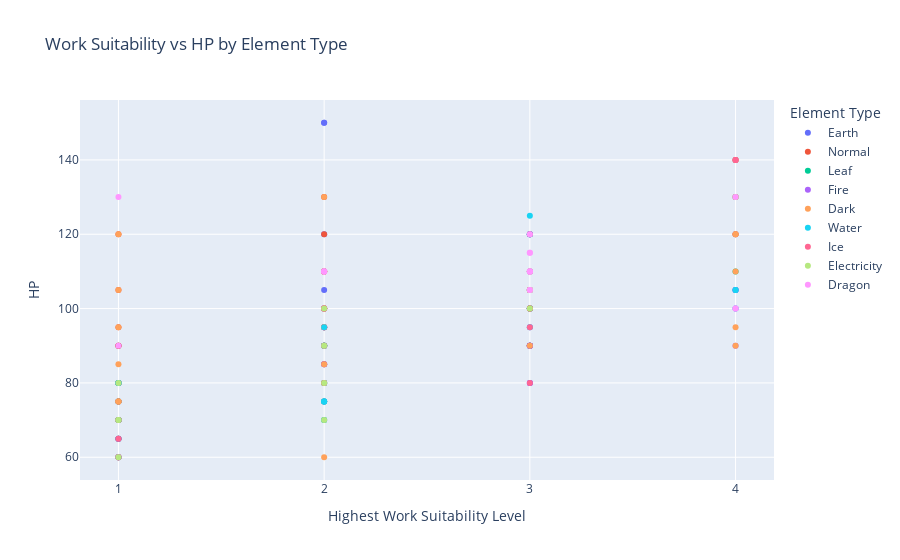
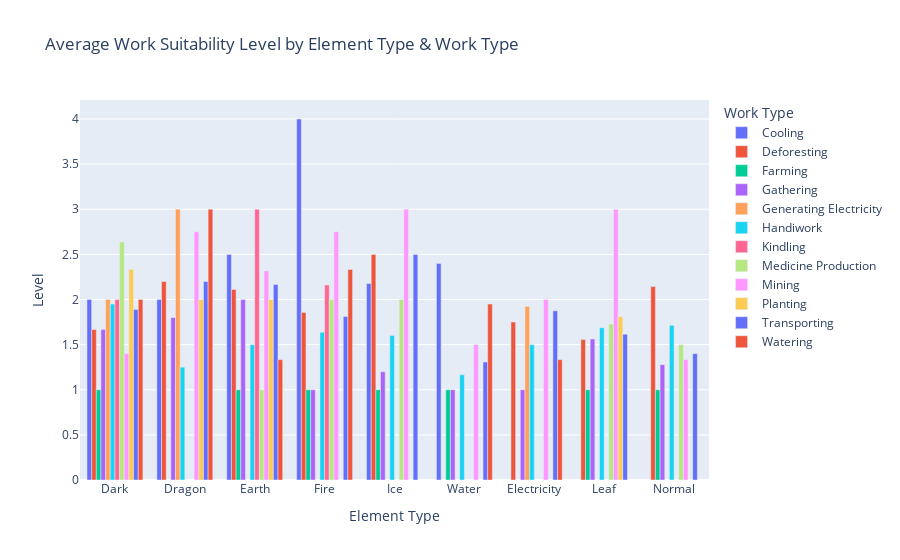
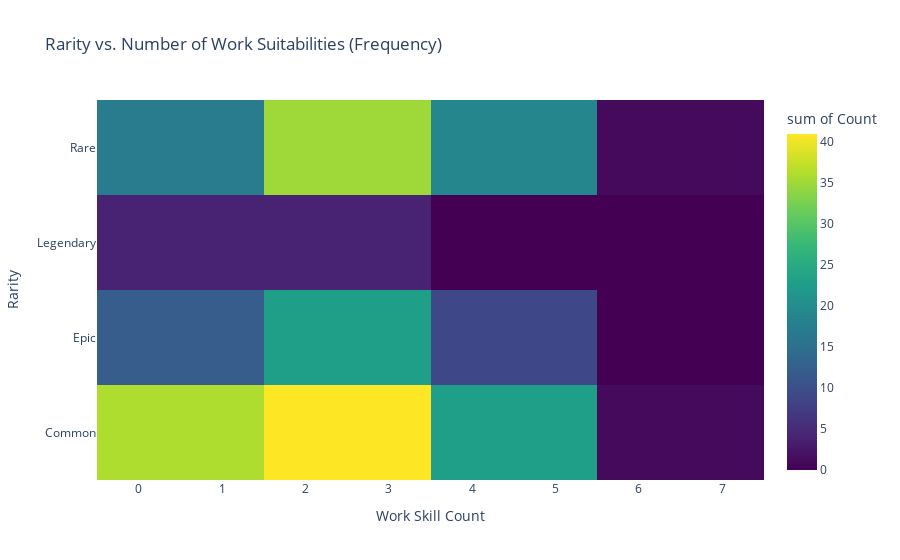
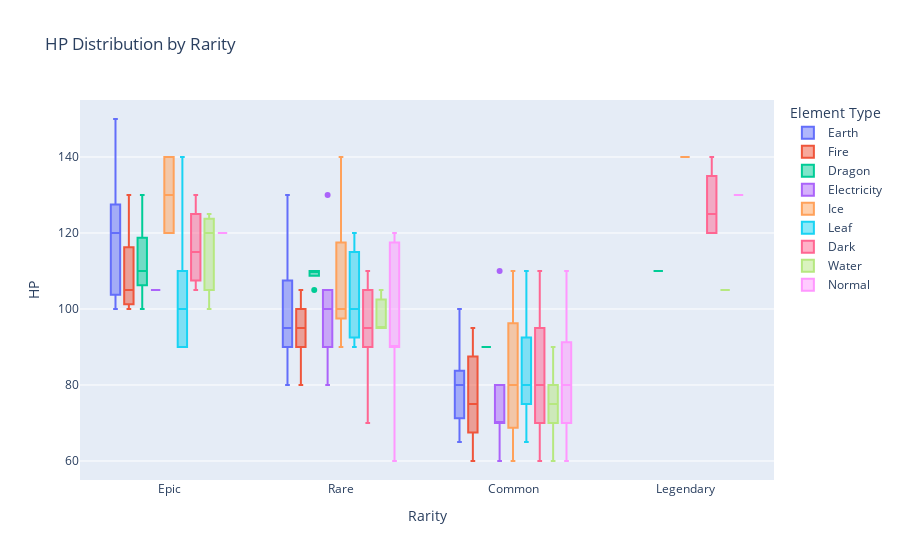

Notebook cell for these charts, in order:
### Code cell
import pandas as pd
import plotly.express as px


# --- Detect work-type columns ---
work_list = ['Handiwork', 'Mining',
       'Transporting', 'Deforesting',
       'Kindling', 'Gathering', 'Generating Electricity', 'Watering',
       'Cooling', 'Farming', 'Medicine Production', 'Planting']
work_columns = pal_frame[work_list]


def build_features(df, work_cols):
    out = df.copy()
    for idx in range(len(work_cols)):
        pal = work_cols.iloc[idx, :]
        pal = pal.dropna()
        out.loc[pal.name, "Highest Work Suitability Level"] = pal.sort_values(ascending = False).iloc[0]
        out.loc[pal.name, "Work Types"] = ", ".join(pal.index)
        out.loc[pal.name, "Work Skill Count"] = len(pal.index)

    return out

# --- Prepare data ---
pal_frame_vis = build_features(pal_frame, work_columns)

# --- 1. Scatter Plot ---
fig1 = px.scatter(
    pal_frame_vis.sort_values(by = "Highest Work Suitability Level", ascending = True),
    x="Highest Work Suitability Level",
    y="HP",
    color="Element Type",
    hover_data={"ID":True, "Rarity":True, "Work Types":True},
    title="Work Suitability vs HP by Element Type"
)
fig1.show()

# --- 2. Grouped Bar Chart ---
melted = pal_frame_vis.melt(
    id_vars=["Element Type"],
    value_vars=work_columns,
    var_name="Work Type",
    value_name="Level"
)
melted["Level"] = pd.to_numeric(melted["Level"], errors="coerce")
melted = melted.dropna(subset=["Level"])
    
agg_df = (melted.groupby(["Element Type", "Work Type"], as_index=False, observed=True)
          .agg(Level=("Level", "mean")))
    
fig2 = px.bar(
    agg_df,
    x="Element Type", y="Level", color="Work Type",
    barmode="group",
    title="Average Work Suitability Level by Element Type & Work Type"
)
fig2.show()


# --- 3. Heatmap ---
heat_df = pal_frame_vis.groupby(["Rarity","Work Skill Count"]).size().reset_index(name="Count")
fig3 = px.density_heatmap(
    heat_df,
    x="Work Skill Count", y="Rarity", z="Count", color_continuous_scale="Viridis",
    title="Rarity vs. Number of Work Suitabilities (Frequency)"
)
fig3.show()

# --- 4. Boxplots ---
fig4 = px.box(pal_frame_vis, x="Rarity", y="HP", color="Element Type",
              title="HP Distribution by Rarity")
fig4.show()
fig5 = px.box(pal_frame_vis, x="Rarity", y="Defense", color="Element Type",
              title="Defense Distribution by Rarity")
fig5.show()

### Figure 1 — Plotly figure (JSON) as saved in the notebook; plotly's stock layout.template omitted (floating-point values rounded to 4 significant figures; data arrays with more than 128 entries replaced by an {"elided": "..."} marker saying what was removed)
{"data": [{"customdata": [["#117", "Common", "Mining"], ["#13", "Common", "Planting"], ["#22", "Common", "Handiwork, Mining, Transporting"], ["#65", "Rare", "Gathering"], ["#20", "Common", "Mining"], ["#148", "Common", "Mining, Transporting, Watering"], ["#48", "Rare", "Handiwork, Transporting, Deforesting, Gathering, Medicine Production"], ["#90", "Epic", "Mining, Deforesting, Cooling"], ["#90", "Epic", "Mining, Deforesting, Planting"], ["#37", "Rare", "Deforesting"], ["#43", "Common", "Mining, Transporting, Watering, Farming"], ["#123", "Rare", "Gathering"], ["#43", "Rare", "Mining, Transporting, Watering, Farming"], ["#32", "Common", "Handiwork, Transporting, Gathering"], ["#140", "Epic", "Gathering"], ["#92", "Epic", "Handiwork, Transporting, Deforesting, Planting"], ["#92", "Epic", "Handiwork, Mining, Transporting"], ["#88", "Rare", "Mining, Cooling"], ["#88", "Rare", "Mining, Kindling"], ["#67", "Rare", "Mining"], ["#83", "Rare", "Handiwork, Mining, Transporting, Deforesting"], ["#99", "Epic", "Mining, Deforesting"], ["#99", "Epic", "Mining, Deforesting"], ["#49", "Rare", "Handiwork, Mining, Transporting"], ["#119", "Rare", "Deforesting, Gathering, Medicine Production"], ["#120", "Epic", "Mining, Transporting, Gathering"], ["#145", "Rare", "Mining, Gathering, Planting"], ["#100", "Epic", "Handiwork, Mining, Transporting"]], "hovertemplate": "Element Type=Earth<br>Highest Work Suitability Level=%{x}<br>HP=%{y}<br>ID=%{customdata[0]}<br>Rarity=%{customdata[1]}<br>Work Types=%{customdata[2]}<extra></extra>", "legendgroup": "Earth", "marker": {"color": "#636efa", "symbol": "circle"}, "mode": "markers", "name": "Earth", "orientation": "v", "showlegend": true, "type": "scatter", "x": ["1", "1", "1", "1", "1", "2", "2", "2", "2", "2", "2", "2", "2", "2", "2", "3", "3", "3", "3", "3", "3", "3", "3", "3", "3", "4", "4", "4"], "xaxis": "x", "y": [75.0, 70.0, 65.0, 90.0, 80.0, 85.0, 90.0, 150.0, 150.0, 95.0, 100.0, 95.0, 105.0, 80.0, 120.0, 120.0, 120.0, 110.0, 110.0, 80.0, 100.0, 100.0, 100.0, 90.0, 90.0, 105.0, 130.0, 120.0], "yaxis": "y"}, {"customdata": [["#124", "Rare", "Transporting, Gathering"], ["#29", "Common", "Farming"], ["#-1", "Common", "Deforesting"], ["#-1", "Common", "Transporting"], ["#26", "Common", "Gathering"], ["#-1", "Common", "Transporting"], ["#-1", "Common", "Gathering"], ["#89", "Epic", "Gathering"], ["#36", "Common", "Farming"], ["#1", "Common", "Handiwork, Transporting, Farming"], ["#39", "Common", "Handiwork, Transporting, Gathering"], ["#-1", "Common", "Gathering"], ["#2", "Common", "Handiwork, Mining, Transporting, Gathering"], ["#27", "Common", "Gathering"], ["#14", "Common", "Gathering, Farming"], ["#34", "Common", "Farming"], ["#18", "Common", "Gathering, Farming"], ["#3", "Common", "Gathering, Farming"], ["#69", "Rare", "Handiwork, Mining, Transporting, Medicine Production"], ["#108", "Legendary", "Mining, Deforesting"], ["#38", "Common", "Gathering"], ["#121", "Common", "Gathering"], ["#93", "Common", "Deforesting"], ["#37", "Common", "Deforesting"], ["#47", "Common", "Gathering"], ["#52", "Rare", "Gathering"], ["#63", "Rare", "Handiwork, Transporting, Gathering"], ["#122", "Rare", "Handiwork, Transporting, Deforesting, Gathering, Medicine Production"], ["#49", "Rare", "Handiwork, Transporting, Deforesting"], ["#132", "Rare", "Deforesting, Gathering"]], "hovertemplate": "Element Type=Normal<br>Highest Work Suitability Level=%{x}<br>HP=%{y}<br>ID=%{customdata[0]}<br>Rarity=%{customdata[1]}<br>Work Types=%{customdata[2]}<extra></extra>", "legendgroup": "Normal", "marker": {"color": "#EF553B", "symbol": "circle"}, "mode": "markers", "name": "Normal", "orientation": "v", "showlegend": true, "type": "scatter", "x": ["1", "1", "1", "1", "1", "1", "1", "1", "1", "1", "1", "1", "1", "1", "1", "1", "1", "1", "2", "2", "2", "2", "2", "2", "2", "2", "3", "3", "3", "4"], "xaxis": "x", "y": [60.0, 90.0, 95.0, 105.0, 80.0, 80.0, 80.0, 120.0, 90.0, 70.0, 75.0, 65.0, 70.0, 60.0, 70.0, 70.0, 70.0, 60.0, 120.0, 130.0, 100.0, 85.0, 110.0, 95.0, 75.0, 110.0, 90.0, 90.0, 90.0, 120.0], "yaxis": "y"}, {"customdata": [["#28", "Common", "Handiwork, Transporting, Gathering, Medicine Production, Planting"], ["#4", "Common", "Handiwork, Deforesting, Gathering, Medicine Production, Planting"], ["#-1", "Common", "Transporting"], ["#39", "Common", "Handiwork, Transporting, Gathering, Planting"], ["#8", "Common", "Handiwork, Transporting, Deforesting, Gathering, Planting"], ["#48", "Rare", "Handiwork, Transporting, Deforesting, Gathering, Medicine Production, Planting"], ["#115", "Common", "Handiwork, Gathering, Medicine Production, Planting"], ["#116", "Common", "Handiwork, Deforesting, Gathering, Planting"], ["#51", "Epic", "Handiwork, Deforesting, Gathering, Medicine Production, Planting"], ["#41", "Common", "Medicine Production, Planting"], ["#35", "Common", "Farming, Planting"], ["#30", "Common", "Handiwork, Transporting, Gathering, Medicine Production, Planting"], ["#50", "Common", "Handiwork, Transporting, Deforesting, Gathering, Farming, Medicine Production, Planting"], ["#141", "Common", "Transporting, Gathering, Planting"], ["#86", "Rare", "Planting"], ["#77", "Epic", "Handiwork, Transporting, Deforesting, Gathering, Planting"], ["#78", "Epic", "Handiwork, Transporting, Gathering, Medicine Production, Planting"], ["#33", "Rare", "Handiwork, Transporting, Deforesting, Planting"], ["#87", "Epic", "Handiwork, Transporting, Gathering, Medicine Production, Planting"], ["#144", "Common", "Mining, Gathering, Planting"], ["#91", "Epic", "Handiwork, Transporting, Deforesting, Planting"], ["#104", "Epic", "Handiwork, Gathering, Medicine Production, Planting"]], "hovertemplate": "Element Type=Leaf<br>Highest Work Suitability Level=%{x}<br>HP=%{y}<br>ID=%{customdata[0]}<br>Rarity=%{customdata[1]}<br>Work Types=%{customdata[2]}<extra></extra>", "legendgroup": "Leaf", "marker": {"color": "#00cc96", "symbol": "circle"}, "mode": "markers", "name": "Leaf", "orientation": "v", "showlegend": true, "type": "scatter", "x": ["1", "1", "1", "1", "1", "2", "2", "2", "2", "2", "2", "2", "2", "2", "3", "3", "3", "3", "3", "3", "4", "4"], "xaxis": "x", "y": [75.0, 75.0, 65.0, 80.0, 80.0, 90.0, 90.0, 110.0, 90.0, 70.0, 100.0, 80.0, 80.0, 80.0, 120.0, 90.0, 100.0, 100.0, 100.0, 105.0, 140.0, 110.0], "yaxis": "y"}, {"customdata": [["#70", "Common", "Handiwork, Transporting, Kindling, Farming"], ["#5", "Common", "Kindling"], ["#-1", "Common", "Transporting"], ["#81", "Common", "Kindling, Farming"], ["#45", "Common", "Handiwork, Transporting, Kindling, Gathering"], ["#6", "Common", "Handiwork, Transporting, Kindling, Watering"], ["#9", "Common", "Kindling"], ["#61", "Rare", "Kindling"], ["#75", "Rare", "Handiwork, Transporting, Kindling, Medicine Production"], ["#58", "Rare", "Deforesting, Kindling"], ["#58", "Rare", "Deforesting, Kindling"], ["#152", "Common", "Transporting, Kindling, Watering"], ["#55", "Rare", "Kindling, Gathering"], ["#42", "Common", "Deforesting, Kindling"], ["#40", "Common", "Handiwork, Mining, Transporting, Kindling"], ["#31", "Common", "Handiwork, Transporting, Kindling"], ["#72", "Rare", "Handiwork, Transporting, Deforesting, Kindling, Gathering"], ["#118", "Rare", "Handiwork, Mining, Kindling, Gathering, Farming"], ["#84", "Epic", "Deforesting, Kindling"], ["#102", "Epic", "Kindling"], ["#84", "Rare", "Deforesting, Kindling"], ["#71", "Common", "Transporting, Kindling"], ["#72", "Rare", "Handiwork, Transporting, Deforesting, Kindling, Gathering"], ["#74", "Rare", "Transporting, Kindling"], ["#76", "Rare", "Handiwork, Transporting, Kindling"], ["#105", "Epic", "Transporting, Kindling"], ["#76", "Rare", "Handiwork, Transporting, Kindling"], ["#154", "Epic", "Kindling, Cooling"], ["#101", "Epic", "Kindling"], ["#153", "Rare", "Transporting, Kindling, Watering"], ["#96", "Epic", "Mining, Kindling"], ["#96", "Epic", "Mining, Kindling"]], "hovertemplate": "Element Type=Fire<br>Highest Work Suitability Level=%{x}<br>HP=%{y}<br>ID=%{customdata[0]}<br>Rarity=%{customdata[1]}<br>Work Types=%{customdata[2]}<extra></extra>", "legendgroup": "Fire", "marker": {"color": "#ab63fa", "symbol": "circle"}, "mode": "markers", "name": "Fire", "orientation": "v", "showlegend": true, "type": "scatter", "x": ["1", "1", "1", "1", "1", "1", "1", "2", "2", "2", "2", "2", "2", "2", "2", "2", "3", "3", "3", "3", "3", "3", "3", "3", "3", "3", "3", "4", "4", "4", "4", "4"], "xaxis": "x", "y": [60.0, 65.0, 70.0, 70.0, 80.0, 60.0, 75.0, 100.0, 95.0, 100.0, 100.0, 75.0, 90.0, 85.0, 95.0, 90.0, 80.0, 105.0, 105.0, 120.0, 105.0, 90.0, 80.0, 95.0, 90.0, 100.0, 90.0, 105.0, 130.0, 90.0, 105.0, 100.0], "yaxis": "y"}, {"customdata": {"elided": "44x3 str values"}, "hovertemplate": "Element Type=Dark<br>Highest Work Suitability Level=%{x}<br>HP=%{y}<br>ID=%{customdata[0]}<br>Rarity=%{customdata[1]}<br>Work Types=%{customdata[2]}<extra></extra>", "legendgroup": "Dark", "marker": {"color": "#FFA15A", "symbol": "circle"}, "mode": "markers", "name": "Dark", "orientation": "v", "showlegend": true, "type": "scatter", "x": ["1", "1", "1", "1", "1", "1", "1", "1", "1", "1", "1", "1", "1", "2", "2", "2", "2", "2", "2", "2", "2", "2", "2", "2", "2", "2", "2", "2", "2", "3", "3", "3", "3", "3", "3", "3", "3", "4", "4", "4", "4", "4", "4", "4"], "xaxis": "x", "y": [75.0, 95.0, 70.0, 105.0, 70.0, 75.0, 70.0, 80.0, 70.0, 75.0, 120.0, 70.0, 85.0, 110.0, 100.0, 95.0, 60.0, 90.0, 90.0, 130.0, 110.0, 80.0, 110.0, 75.0, 85.0, 90.0, 100.0, 70.0, 95.0, 105.0, 100.0, 90.0, 110.0, 105.0, 110.0, 100.0, 105.0, 90.0, 140.0, 110.0, 130.0, 95.0, 120.0, 120.0], "yaxis": "y"}, {"customdata": [["#10", "Common", "Handiwork, Transporting, Watering, Cooling"], ["#81", "Common", "Watering, Farming"], ["#6", "Common", "Handiwork, Transporting, Watering"], ["#-1", "Common", "Transporting"], ["#25", "Common", "Transporting, Watering"], ["#16", "Common", "Watering"], ["#114", "Common", "Handiwork, Transporting, Gathering, Watering"], ["#11", "Rare", "Handiwork, Mining, Transporting, Watering, Cooling"], ["#148", "Common", "Mining, Transporting, Watering"], ["#23", "Common", "Transporting, Gathering, Watering"], ["#146", "Common", "Transporting, Watering, Cooling"], ["#65", "Common", "Watering"], ["#152", "Common", "Transporting, Watering"], ["#150", "Common", "Handiwork, Transporting, Watering"], ["#31", "Common", "Handiwork, Transporting, Watering"], ["#86", "Epic", "Watering"], ["#102", "Epic", "Watering"], ["#147", "Rare", "Watering, Cooling"], ["#154", "Rare", "Watering, Cooling"], ["#155", "Legendary", "Watering"], ["#105", "Epic", "Transporting, Watering"]], "hovertemplate": "Element Type=Water<br>Highest Work Suitability Level=%{x}<br>HP=%{y}<br>ID=%{customdata[0]}<br>Rarity=%{customdata[1]}<br>Work Types=%{customdata[2]}<extra></extra>", "legendgroup": "Water", "marker": {"color": "#19d3f3", "symbol": "circle"}, "mode": "markers", "name": "Water", "orientation": "v", "showlegend": true, "type": "scatter", "x": ["1", "1", "1", "1", "1", "1", "1", "2", "2", "2", "2", "2", "2", "2", "2", "3", "3", "3", "4", "4", "4"], "xaxis": "x", "y": [70.0, 70.0, 60.0, 70.0, 80.0, 70.0, 80.0, 95.0, 75.0, 70.0, 75.0, 90.0, 75.0, 75.0, 90.0, 120.0, 125.0, 95.0, 105.0, 105.0, 100.0], "yaxis": "y"}, {"customdata": [["#12", "Common", "Cooling"], ["#5", "Common", "Cooling"], ["#24", "Common", "Cooling, Farming"], ["#53", "Common", "Gathering, Cooling"], ["#59", "Common", "Deforesting, Cooling"], ["#54", "Rare", "Gathering, Cooling"], ["#79", "Rare", "Cooling, Farming, Medicine Production"], ["#57", "Rare", "Cooling"], ["#143", "Common", "Gathering, Cooling"], ["#32", "Common", "Handiwork, Transporting, Gathering, Cooling"], ["#142", "Common", "Handiwork, Transporting, Cooling, Medicine Production"], ["#83", "Rare", "Handiwork, Transporting, Deforesting, Cooling"], ["#46", "Common", "Handiwork, Cooling"], ["#89", "Epic", "Gathering, Cooling"], ["#91", "Rare", "Handiwork, Transporting, Deforesting, Cooling"], ["#110", "Legendary", "Cooling"], ["#137", "Epic", "Mining, Deforesting, Cooling"]], "hovertemplate": "Element Type=Ice<br>Highest Work Suitability Level=%{x}<br>HP=%{y}<br>ID=%{customdata[0]}<br>Rarity=%{customdata[1]}<br>Work Types=%{customdata[2]}<extra></extra>", "legendgroup": "Ice", "marker": {"color": "#FF6692", "symbol": "circle"}, "mode": "markers", "name": "Ice", "orientation": "v", "showlegend": true, "type": "scatter", "x": ["1", "1", "1", "1", "2", "2", "2", "2", "2", "2", "3", "3", "3", "3", "4", "4", "4"], "xaxis": "x", "y": [70.0, 65.0, 70.0, 60.0, 100.0, 100.0, 110.0, 90.0, 110.0, 80.0, 95.0, 100.0, 80.0, 120.0, 140.0, 140.0, 140.0], "yaxis": "y"}, {"customdata": [["#62", "Common", "Handiwork, Transporting, Generating Electricity"], ["#12", "Common", "Generating Electricity"], ["#25", "Common", "Transporting, Generating Electricity, Watering"], ["#7", "Common", "Handiwork, Transporting, Generating Electricity"], ["#56", "Rare", "Deforesting, Generating Electricity"], ["#11", "Rare", "Handiwork, Mining, Transporting, Generating Electricity, Watering"], ["#60", "Rare", "Generating Electricity"], ["#10", "Common", "Handiwork, Transporting, Generating Electricity, Watering"], ["#93", "Common", "Deforesting, Generating Electricity"], ["#33", "Rare", "Handiwork, Transporting, Deforesting, Generating Electricity"], ["#103", "Epic", "Handiwork, Transporting, Deforesting, Generating Electricity"], ["#73", "Rare", "Transporting, Gathering, Generating Electricity"], ["#136", "Rare", "Gathering, Generating Electricity"]], "hovertemplate": "Element Type=Electricity<br>Highest Work Suitability Level=%{x}<br>HP=%{y}<br>ID=%{customdata[0]}<br>Rarity=%{customdata[1]}<br>Work Types=%{customdata[2]}<extra></extra>", "legendgroup": "Electricity", "marker": {"color": "#B6E880", "symbol": "circle"}, "mode": "markers", "name": "Electricity", "orientation": "v", "showlegend": true, "type": "scatter", "x": ["1", "1", "1", "1", "2", "2", "2", "2", "2", "3", "3", "3", "4"], "xaxis": "x", "y": [70.0, 70.0, 80.0, 60.0, 80.0, 100.0, 90.0, 70.0, 110.0, 100.0, 105.0, 105.0, 130.0], "yaxis": "y"}, {"customdata": [["#127", "Epic", "Gathering"], ["#55", "Common", "Gathering, Cooling"], ["#85", "Epic", "Transporting, Watering"], ["#80", "Rare", "Deforesting"], ["#64", "Rare", "Deforesting, Planting"], ["#64", "Rare", "Deforesting, Generating Electricity"], ["#85", "Epic", "Transporting, Generating Electricity"], ["#130", "Epic", "Deforesting"], ["#82", "Rare", "Watering"], ["#95", "Epic", "Handiwork, Mining, Transporting, Gathering, Planting"], ["#126", "Epic", "Mining"], ["#82", "Epic", "Cooling"], ["#95", "Rare", "Handiwork, Mining, Transporting, Gathering"], ["#111", "Legendary", "Gathering"], ["#80", "Epic", "Deforesting, Watering"], ["#98", "Epic", "Handiwork, Mining"], ["#101", "Epic", "Watering"], ["#106", "Epic", "Handiwork, Transporting, Generating Electricity"]], "hovertemplate": "Element Type=Dragon<br>Highest Work Suitability Level=%{x}<br>HP=%{y}<br>ID=%{customdata[0]}<br>Rarity=%{customdata[1]}<br>Work Types=%{customdata[2]}<extra></extra>", "legendgroup": "Dragon", "marker": {"color": "#FF97FF", "symbol": "circle"}, "mode": "markers", "name": "Dragon", "orientation": "v", "showlegend": true, "type": "scatter", "x": ["1", "1", "2", "2", "2", "2", "3", "3", "3", "3", "3", "3", "3", "3", "3", "4", "4", "4"], "xaxis": "x", "y": [130.0, 90.0, 110.0, 110.0, 110.0, 110.0, 110.0, 120.0, 110.0, 105.0, 110.0, 115.0, 105.0, 110.0, 115.0, 100.0, 130.0, 100.0], "yaxis": "y"}], "layout": {"legend": {"title": {"text": "Element Type"}, "tracegroupgap": 0}, "title": {"text": "Work Suitability vs HP by Element Type"}, "xaxis": {"anchor": "y", "domain": [0, 1], "title": {"text": "Highest Work Suitability Level"}}, "yaxis": {"anchor": "x", "domain": [0, 1], "title": {"text": "HP"}}}}

### Figure 2 — Plotly figure (JSON) as saved in the notebook; plotly's stock layout.template omitted (floating-point values rounded to 4 significant figures)
{"data": [{"alignmentgroup": "True", "hovertemplate": "Work Type=Cooling<br>Element Type=%{x}<br>Level=%{y}<extra></extra>", "legendgroup": "Cooling", "marker": {"color": "#636efa", "pattern": {"shape": ""}}, "name": "Cooling", "offsetgroup": "Cooling", "orientation": "v", "showlegend": true, "textposition": "auto", "type": "bar", "x": ["Dark", "Dragon", "Earth", "Fire", "Ice", "Water"], "xaxis": "x", "y": [2.0, 2.0, 2.5, 4.0, 2.176, 2.4], "yaxis": "y"}, {"alignmentgroup": "True", "hovertemplate": "Work Type=Deforesting<br>Element Type=%{x}<br>Level=%{y}<extra></extra>", "legendgroup": "Deforesting", "marker": {"color": "#EF553B", "pattern": {"shape": ""}}, "name": "Deforesting", "offsetgroup": "Deforesting", "orientation": "v", "showlegend": true, "textposition": "auto", "type": "bar", "x": ["Dark", "Dragon", "Earth", "Electricity", "Fire", "Ice", "Leaf", "Normal"], "xaxis": "x", "y": [1.667, 2.2, 2.111, 1.75, 1.857, 2.5, 1.556, 2.143], "yaxis": "y"}, {"alignmentgroup": "True", "hovertemplate": "Work Type=Farming<br>Element Type=%{x}<br>Level=%{y}<extra></extra>", "legendgroup": "Farming", "marker": {"color": "#00cc96", "pattern": {"shape": ""}}, "name": "Farming", "offsetgroup": "Farming", "orientation": "v", "showlegend": true, "textposition": "auto", "type": "bar", "x": ["Dark", "Earth", "Fire", "Ice", "Leaf", "Normal", "Water"], "xaxis": "x", "y": [1.0, 1.0, 1.0, 1.0, 1.0, 1.0, 1.0], "yaxis": "y"}, {"alignmentgroup": "True", "hovertemplate": "Work Type=Gathering<br>Element Type=%{x}<br>Level=%{y}<extra></extra>", "legendgroup": "Gathering", "marker": {"color": "#ab63fa", "pattern": {"shape": ""}}, "name": "Gathering", "offsetgroup": "Gathering", "orientation": "v", "showlegend": true, "textposition": "auto", "type": "bar", "x": ["Dark", "Dragon", "Earth", "Electricity", "Fire", "Ice", "Leaf", "Normal", "Water"], "xaxis": "x", "y": [1.667, 1.8, 2.0, 1.0, 1.0, 1.2, 1.562, 1.278, 1.0], "yaxis": "y"}, {"alignmentgroup": "True", "hovertemplate": "Work Type=Generating Electricity<br>Element Type=%{x}<br>Level=%{y}<extra></extra>", "legendgroup": "Generating Electricity", "marker": {"color": "#FFA15A", "pattern": {"shape": ""}}, "name": "Generating Electricity", "offsetgroup": "Generating Electricity", "orientation": "v", "showlegend": true, "textposition": "auto", "type": "bar", "x": ["Dark", "Dragon", "Electricity"], "xaxis": "x", "y": [2.0, 3.0, 1.923], "yaxis": "y"}, {"alignmentgroup": "True", "hovertemplate": "Work Type=Handiwork<br>Element Type=%{x}<br>Level=%{y}<extra></extra>", "legendgroup": "Handiwork", "marker": {"color": "#19d3f3", "pattern": {"shape": ""}}, "name": "Handiwork", "offsetgroup": "Handiwork", "orientation": "v", "showlegend": true, "textposition": "auto", "type": "bar", "x": ["Dark", "Dragon", "Earth", "Electricity", "Fire", "Ice", "Leaf", "Normal", "Water"], "xaxis": "x", "y": [1.95, 1.25, 1.5, 1.5, 1.636, 1.6, 1.688, 1.714, 1.167], "yaxis": "y"}, {"alignmentgroup": "True", "hovertemplate": "Work Type=Kindling<br>Element Type=%{x}<br>Level=%{y}<extra></extra>", "legendgroup": "Kindling", "marker": {"color": "#FF6692", "pattern": {"shape": ""}}, "name": "Kindling", "offsetgroup": "Kindling", "orientation": "v", "showlegend": true, "textposition": "auto", "type": "bar", "x": ["Dark", "Earth", "Fire"], "xaxis": "x", "y": [2.0, 3.0, 2.161], "yaxis": "y"}, {"alignmentgroup": "True", "hovertemplate": "Work Type=Medicine Production<br>Element Type=%{x}<br>Level=%{y}<extra></extra>", "legendgroup": "Medicine Production", "marker": {"color": "#B6E880", "pattern": {"shape": ""}}, "name": "Medicine Production", "offsetgroup": "Medicine Production", "orientation": "v", "showlegend": true, "textposition": "auto", "type": "bar", "x": ["Dark", "Earth", "Fire", "Ice", "Leaf", "Normal"], "xaxis": "x", "y": [2.636, 1.0, 2.0, 2.0, 1.727, 1.5], "yaxis": "y"}, {"alignmentgroup": "True", "hovertemplate": "Work Type=Mining<br>Element Type=%{x}<br>Level=%{y}<extra></extra>", "legendgroup": "Mining", "marker": {"color": "#FF97FF", "pattern": {"shape": ""}}, "name": "Mining", "offsetgroup": "Mining", "orientation": "v", "showlegend": true, "textposition": "auto", "type": "bar", "x": ["Dark", "Dragon", "Earth", "Electricity", "Fire", "Ice", "Leaf", "Normal", "Water"], "xaxis": "x", "y": [1.4, 2.75, 2.316, 2.0, 2.75, 3.0, 3.0, 1.333, 1.5], "yaxis": "y"}, {"alignmentgroup": "True", "hovertemplate": "Work Type=Planting<br>Element Type=%{x}<br>Level=%{y}<extra></extra>", "legendgroup": "Planting", "marker": {"color": "#FECB52", "pattern": {"shape": ""}}, "name": "Planting", "offsetgroup": "Planting", "orientation": "v", "showlegend": true, "textposition": "auto", "type": "bar", "x": ["Dark", "Dragon", "Earth", "Leaf"], "xaxis": "x", "y": [2.333, 2.0, 2.0, 1.81], "yaxis": "y"}, {"alignmentgroup": "True", "hovertemplate": "Work Type=Transporting<br>Element Type=%{x}<br>Level=%{y}<extra></extra>", "legendgroup": "Transporting", "marker": {"color": "#636efa", "pattern": {"shape": ""}}, "name": "Transporting", "offsetgroup": "Transporting", "orientation": "v", "showlegend": true, "textposition": "auto", "type": "bar", "x": ["Dark", "Dragon", "Earth", "Electricity", "Fire", "Ice", "Leaf", "Normal", "Water"], "xaxis": "x", "y": [1.889, 2.2, 2.167, 1.875, 1.812, 2.5, 1.615, 1.4, 1.308], "yaxis": "y"}, {"alignmentgroup": "True", "hovertemplate": "Work Type=Watering<br>Element Type=%{x}<br>Level=%{y}<extra></extra>", "legendgroup": "Watering", "marker": {"color": "#EF553B", "pattern": {"shape": ""}}, "name": "Watering", "offsetgroup": "Watering", "orientation": "v", "showlegend": true, "textposition": "auto", "type": "bar", "x": ["Dark", "Dragon", "Earth", "Electricity", "Fire", "Water"], "xaxis": "x", "y": [2.0, 3.0, 1.333, 1.333, 2.333, 1.95], "yaxis": "y"}], "layout": {"barmode": "group", "legend": {"title": {"text": "Work Type"}, "tracegroupgap": 0}, "title": {"text": "Average Work Suitability Level by Element Type & Work Type"}, "xaxis": {"anchor": "y", "domain": [0, 1], "title": {"text": "Element Type"}}, "yaxis": {"anchor": "x", "domain": [0, 1], "title": {"text": "Level"}}}}

### Figure 3 — Plotly figure (JSON) as saved in the notebook; plotly's stock layout.template omitted (floating-point values rounded to 4 significant figures)
{"data": [{"coloraxis": "coloraxis", "histfunc": "sum", "hovertemplate": "Work Skill Count=%{x}<br>Rarity=%{y}<br>sum of Count=%{z}<extra></extra>", "name": "", "type": "histogram2d", "x": [1.0, 2.0, 3.0, 4.0, 5.0, 7.0, 1.0, 2.0, 3.0, 4.0, 5.0, 1.0, 2.0, 3.0, 1.0, 2.0, 3.0, 4.0, 5.0, 6.0], "xaxis": "x", "xbingroup": "x", "y": ["Common", "Common", "Common", "Common", "Common", "Common", "Epic", "Epic", "Epic", "Epic", "Epic", "Legendary", "Legendary", "Legendary", "Rare", "Rare", "Rare", "Rare", "Rare", "Rare"], "yaxis": "y", "ybingroup": "y", "z": [36, 19, 22, 19, 4, 1, 12, 14, 9, 4, 5, 4, 2, 2, 17, 21, 14, 11, 8, 1]}], "layout": {"coloraxis": {"colorbar": {"title": {"text": "sum of Count"}}, "colorscale": [[0, "#440154"], [0.1111, "#482878"], [0.2222, "#3e4989"], [0.3333, "#31688e"], [0.4444, "#26828e"], [0.5556, "#1f9e89"], [0.6667, "#35b779"], [0.7778, "#6ece58"], [0.8889, "#b5de2b"], [1, "#fde725"]]}, "legend": {"tracegroupgap": 0}, "title": {"text": "Rarity vs. Number of Work Suitabilities (Frequency)"}, "xaxis": {"anchor": "y", "domain": [0, 1], "title": {"text": "Work Skill Count"}}, "yaxis": {"anchor": "x", "domain": [0, 1], "title": {"text": "Rarity"}}}}

### Figure 4 — Plotly figure (JSON) as saved in the notebook; plotly's stock layout.template omitted (floating-point values rounded to 4 significant figures)
{"data": [{"alignmentgroup": "True", "hovertemplate": "Element Type=Earth<br>Rarity=%{x}<br>HP=%{y}<extra></extra>", "legendgroup": "Earth", "marker": {"color": "#636efa"}, "name": "Earth", "notched": false, "offsetgroup": "Earth", "orientation": "v", "showlegend": true, "type": "box", "x": ["Epic", "Rare", "Rare", "Rare", "Rare", "Common", "Rare", "Rare", "Common", "Epic", "Rare", "Common", "Common", "Common", "Epic", "Epic", "Epic", "Epic", "Epic", "Rare", "Rare", "Rare", "Rare", "Common", "Rare", "Common", "Epic", "Epic"], "x0": " ", "xaxis": "x", "y": [120.0, 130.0, 100.0, 95.0, 80.0, 100.0, 105.0, 95.0, 65.0, 120.0, 90.0, 70.0, 80.0, 75.0, 105.0, 150.0, 150.0, 100.0, 100.0, 90.0, 110.0, 110.0, 90.0, 80.0, 90.0, 85.0, 120.0, 120.0], "y0": " ", "yaxis": "y"}, {"alignmentgroup": "True", "hovertemplate": "Element Type=Fire<br>Rarity=%{x}<br>HP=%{y}<extra></extra>", "legendgroup": "Fire", "marker": {"color": "#EF553B"}, "name": "Fire", "notched": false, "offsetgroup": "Fire", "orientation": "v", "showlegend": true, "type": "box", "x": ["Common", "Epic", "Epic", "Rare", "Epic", "Rare", "Rare", "Rare", "Epic", "Common", "Common", "Common", "Common", "Rare", "Common", "Common", "Epic", "Rare", "Common", "Rare", "Common", "Rare", "Rare", "Rare", "Common", "Common", "Rare", "Epic", "Common", "Epic", "Rare", "Rare"], "x0": " ", "xaxis": "x", "y": [85.0, 100.0, 105.0, 105.0, 105.0, 80.0, 80.0, 90.0, 100.0, 75.0, 60.0, 65.0, 60.0, 90.0, 90.0, 95.0, 130.0, 95.0, 70.0, 100.0, 80.0, 100.0, 100.0, 95.0, 70.0, 75.0, 105.0, 120.0, 90.0, 105.0, 90.0, 90.0], "y0": " ", "yaxis": "y"}, {"alignmentgroup": "True", "hovertemplate": "Element Type=Dragon<br>Rarity=%{x}<br>HP=%{y}<extra></extra>", "legendgroup": "Dragon", "marker": {"color": "#00cc96"}, "name": "Dragon", "notched": false, "offsetgroup": "Dragon", "orientation": "v", "showlegend": true, "type": "box", "x": ["Epic", "Rare", "Epic", "Common", "Rare", "Rare", "Rare", "Epic", "Legendary", "Epic", "Epic", "Rare", "Epic", "Epic", "Epic", "Epic", "Epic", "Epic"], "x0": " ", "xaxis": "x", "y": [100.0, 110.0, 115.0, 90.0, 110.0, 110.0, 110.0, 115.0, 110.0, 130.0, 100.0, 105.0, 105.0, 110.0, 110.0, 120.0, 110.0, 130.0], "y0": " ", "yaxis": "y"}, {"alignmentgroup": "True", "hovertemplate": "Element Type=Electricity<br>Rarity=%{x}<br>HP=%{y}<extra></extra>", "legendgroup": "Electricity", "marker": {"color": "#ab63fa"}, "name": "Electricity", "notched": false, "offsetgroup": "Electricity", "orientation": "v", "showlegend": true, "type": "box", "x": ["Rare", "Rare", "Common", "Common", "Common", "Epic", "Common", "Rare", "Common", "Rare", "Rare", "Common", "Rare"], "x0": " ", "xaxis": "x", "y": [130.0, 105.0, 80.0, 70.0, 110.0, 105.0, 70.0, 100.0, 70.0, 100.0, 90.0, 60.0, 80.0], "y0": " ", "yaxis": "y"}, {"alignmentgroup": "True", "hovertemplate": "Element Type=Ice<br>Rarity=%{x}<br>HP=%{y}<extra></extra>", "legendgroup": "Ice", "marker": {"color": "#FFA15A"}, "name": "Ice", "notched": false, "offsetgroup": "Ice", "orientation": "v", "showlegend": true, "type": "box", "x": ["Epic", "Rare", "Rare", "Common", "Legendary", "Common", "Common", "Common", "Common", "Epic", "Common", "Common", "Common", "Rare", "Common", "Rare", "Rare"], "x0": " ", "xaxis": "x", "y": [140.0, 100.0, 90.0, 65.0, 140.0, 110.0, 80.0, 95.0, 70.0, 120.0, 80.0, 70.0, 100.0, 110.0, 60.0, 100.0, 140.0], "y0": " ", "yaxis": "y"}, {"alignmentgroup": "True", "hovertemplate": "Element Type=Leaf<br>Rarity=%{x}<br>HP=%{y}<extra></extra>", "legendgroup": "Leaf", "marker": {"color": "#19d3f3"}, "name": "Leaf", "notched": false, "offsetgroup": "Leaf", "orientation": "v", "showlegend": true, "type": "box", "x": ["Common", "Common", "Rare", "Common", "Common", "Epic", "Common", "Common", "Common", "Common", "Common", "Epic", "Rare", "Common", "Epic", "Common", "Rare", "Common", "Common", "Epic", "Epic", "Epic"], "x0": " ", "xaxis": "x", "y": [80.0, 80.0, 120.0, 100.0, 70.0, 90.0, 75.0, 65.0, 80.0, 75.0, 90.0, 110.0, 100.0, 105.0, 100.0, 80.0, 90.0, 110.0, 80.0, 100.0, 90.0, 140.0], "y0": " ", "yaxis": "y"}, {"alignmentgroup": "True", "hovertemplate": "Element Type=Dark<br>Rarity=%{x}<br>HP=%{y}<extra></extra>", "legendgroup": "Dark", "marker": {"color": "#FF6692"}, "name": "Dark", "notched": false, "offsetgroup": "Dark", "orientation": "v", "showlegend": true, "type": "box", "x": ["Legendary", "Legendary", "Common", "Common", "Rare", "Common", "Common", "Common", "Common", "Rare", "Rare", "Legendary", "Rare", "Rare", "Rare", "Epic", "Common", "Rare", "Common", "Rare", "Common", "Rare", "Common", "Common", "Epic", "Rare", "Common", "Legendary", "Rare", "Rare", "Common", "Common", "Rare", "Common", "Epic", "Epic", "Rare", "Common", "Common", "Rare", "Common", "Rare", "Rare", "Rare"], "x0": " ", "xaxis": "x", "y": [120.0, 120.0, 100.0, 75.0, 85.0, 70.0, 70.0, 105.0, 70.0, 110.0, 100.0, 140.0, 90.0, 70.0, 100.0, 105.0, 70.0, 95.0, 90.0, 90.0, 60.0, 100.0, 80.0, 80.0, 110.0, 75.0, 70.0, 130.0, 105.0, 75.0, 110.0, 95.0, 105.0, 75.0, 130.0, 120.0, 110.0, 85.0, 95.0, 110.0, 110.0, 95.0, 90.0, 90.0], "y0": " ", "yaxis": "y"}, {"alignmentgroup": "True", "hovertemplate": "Element Type=Water<br>Rarity=%{x}<br>HP=%{y}<extra></extra>", "legendgroup": "Water", "marker": {"color": "#B6E880"}, "name": "Water", "notched": false, "offsetgroup": "Water", "orientation": "v", "showlegend": true, "type": "box", "x": ["Common", "Epic", "Common", "Common", "Epic", "Common", "Common", "Common", "Common", "Common", "Common", "Common", "Legendary", "Common", "Rare", "Rare", "Common", "Epic", "Common", "Common", "Rare"], "x0": " ", "xaxis": "x", "y": [70.0, 120.0, 80.0, 80.0, 100.0, 75.0, 60.0, 90.0, 75.0, 70.0, 70.0, 75.0, 105.0, 70.0, 95.0, 95.0, 90.0, 125.0, 70.0, 75.0, 105.0], "y0": " ", "yaxis": "y"}, {"alignmentgroup": "True", "hovertemplate": "Element Type=Normal<br>Rarity=%{x}<br>HP=%{y}<extra></extra>", "legendgroup": "Normal", "marker": {"color": "#FF97FF"}, "name": "Normal", "notched": false, "offsetgroup": "Normal", "orientation": "v", "showlegend": true, "type": "box", "x": ["Common", "Common", "Rare", "Common", "Common", "Common", "Rare", "Common", "Common", "Common", "Common", "Rare", "Rare", "Common", "Common", "Epic", "Common", "Rare", "Rare", "Common", "Rare", "Common", "Common", "Legendary", "Common", "Common", "Common", "Common", "Common", "Common"], "x0": " ", "xaxis": "x", "y": [70.0, 65.0, 120.0, 60.0, 70.0, 80.0, 90.0, 95.0, 95.0, 110.0, 75.0, 90.0, 110.0, 80.0, 80.0, 120.0, 70.0, 120.0, 90.0, 90.0, 60.0, 90.0, 100.0, 130.0, 105.0, 75.0, 60.0, 70.0, 70.0, 85.0], "y0": " ", "yaxis": "y"}], "layout": {"boxmode": "group", "legend": {"title": {"text": "Element Type"}, "tracegroupgap": 0}, "title": {"text": "HP Distribution by Rarity"}, "xaxis": {"anchor": "y", "domain": [0, 1], "title": {"text": "Rarity"}}, "yaxis": {"anchor": "x", "domain": [0, 1], "title": {"text": "HP"}}}}
